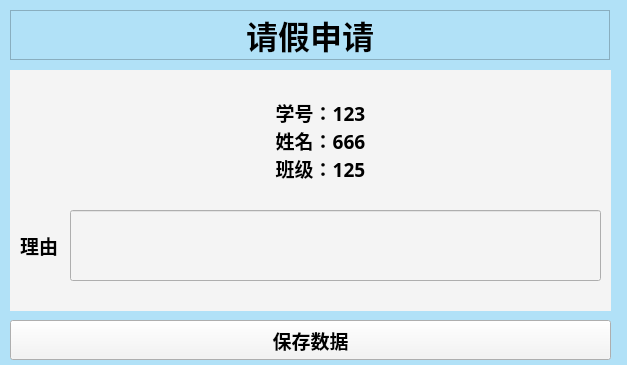
<?xml version="1.0" encoding="UTF-8"?>
<ui version="4.0">
 <class>Form</class>
 <widget class="QWidget" name="Form">
  <property name="geometry">
   <rect>
    <x>0</x>
    <y>0</y>
    <width>627</width>
    <height>365</height>
   </rect>
  </property>
  <property name="windowTitle">
   <string>Form</string>
  </property>
  <property name="styleSheet">
   <string notr="true">background-color: rgb(177, 225, 247);
</string>
  </property>
  <widget class="QLabel" name="label">
   <property name="geometry">
    <rect>
     <x>10</x>
     <y>10</y>
     <width>600</width>
     <height>50</height>
    </rect>
   </property>
   <property name="minimumSize">
    <size>
     <width>600</width>
     <height>50</height>
    </size>
   </property>
   <property name="maximumSize">
    <size>
     <width>100000</width>
     <height>50</height>
    </size>
   </property>
   <property name="font">
    <font>
     <family>微软雅黑</family>
     <pointsize>24</pointsize>
     <weight>75</weight>
     <bold>true</bold>
    </font>
   </property>
   <property name="frameShape">
    <enum>QFrame::StyledPanel</enum>
   </property>
   <property name="text">
    <string>请假申请</string>
   </property>
   <property name="textFormat">
    <enum>Qt::AutoText</enum>
   </property>
   <property name="alignment">
    <set>Qt::AlignCenter</set>
   </property>
   <property name="wordWrap">
    <bool>false</bool>
   </property>
   <property name="margin">
    <number>0</number>
   </property>
   <property name="indent">
    <number>-1</number>
   </property>
  </widget>
  <widget class="QWidget" name="widget" native="true">
   <property name="geometry">
    <rect>
     <x>10</x>
     <y>70</y>
     <width>601</width>
     <height>241</height>
    </rect>
   </property>
   <property name="styleSheet">
    <string notr="true">background-color: rgb(244, 244, 244);</string>
   </property>
   <widget class="QLabel" name="labe1">
    <property name="geometry">
     <rect>
      <x>210</x>
      <y>10</y>
      <width>201</width>
      <height>121</height>
     </rect>
    </property>
    <property name="maximumSize">
     <size>
      <width>16777215</width>
      <height>1000</height>
     </size>
    </property>
    <property name="font">
     <font>
      <family>微软雅黑</family>
      <pointsize>14</pointsize>
      <weight>75</weight>
      <bold>true</bold>
     </font>
    </property>
    <property name="text">
     <string>学号：123
姓名：666
班级：125</string>
    </property>
    <property name="alignment">
     <set>Qt::AlignCenter</set>
    </property>
   </widget>
   <widget class="QLabel" name="label_2">
    <property name="geometry">
     <rect>
      <x>10</x>
      <y>150</y>
      <width>51</width>
      <height>50</height>
     </rect>
    </property>
    <property name="maximumSize">
     <size>
      <width>16777215</width>
      <height>50</height>
     </size>
    </property>
    <property name="font">
     <font>
      <family>微软雅黑</family>
      <pointsize>14</pointsize>
      <weight>75</weight>
      <bold>true</bold>
     </font>
    </property>
    <property name="text">
     <string>理由</string>
    </property>
    <property name="alignment">
     <set>Qt::AlignLeading|Qt::AlignLeft|Qt::AlignVCenter</set>
    </property>
   </widget>
   <widget class="QLineEdit" name="lineEdit">
    <property name="geometry">
     <rect>
      <x>60</x>
      <y>140</y>
      <width>531</width>
      <height>71</height>
     </rect>
    </property>
    <property name="font">
     <font>
      <family>微软雅黑</family>
      <pointsize>12</pointsize>
      <weight>75</weight>
      <bold>true</bold>
     </font>
    </property>
    <property name="autoFillBackground">
     <bool>false</bool>
    </property>
    <property name="text">
     <string/>
    </property>
    <property name="alignment">
     <set>Qt::AlignLeading|Qt::AlignLeft|Qt::AlignVCenter</set>
    </property>
    <property name="dragEnabled">
     <bool>false</bool>
    </property>
    <property name="clearButtonEnabled">
     <bool>true</bool>
    </property>
   </widget>
  </widget>
  <widget class="QPushButton" name="Button">
   <property name="geometry">
    <rect>
     <x>10</x>
     <y>320</y>
     <width>601</width>
     <height>40</height>
    </rect>
   </property>
   <property name="minimumSize">
    <size>
     <width>600</width>
     <height>40</height>
    </size>
   </property>
   <property name="maximumSize">
    <size>
     <width>9999</width>
     <height>40</height>
    </size>
   </property>
   <property name="sizeIncrement">
    <size>
     <width>0</width>
     <height>40</height>
    </size>
   </property>
   <property name="font">
    <font>
     <family>微软雅黑</family>
     <pointsize>14</pointsize>
     <weight>75</weight>
     <bold>true</bold>
    </font>
   </property>
   <property name="styleSheet">
    <string notr="true">background-color: rgb(244, 244, 244);</string>
   </property>
   <property name="text">
    <string>保存数据</string>
   </property>
  </widget>
 </widget>
 <resources/>
 <connections/>
</ui>
